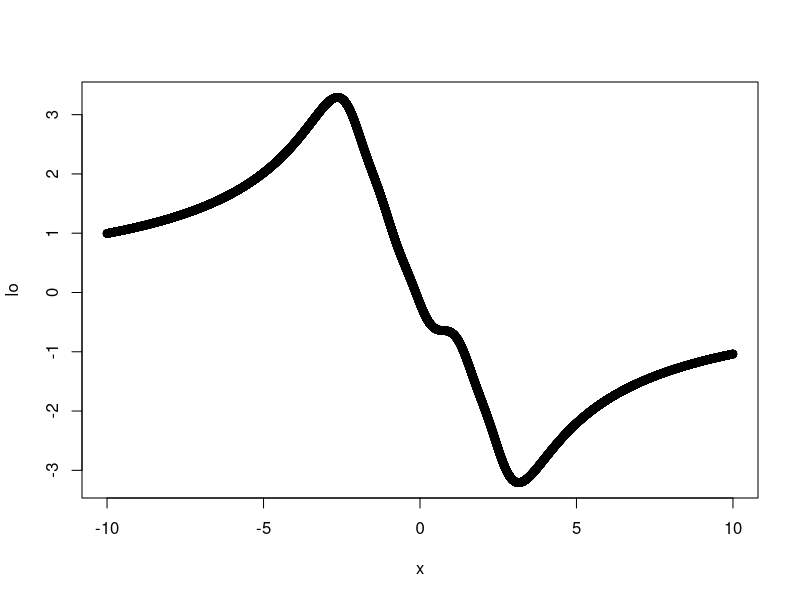
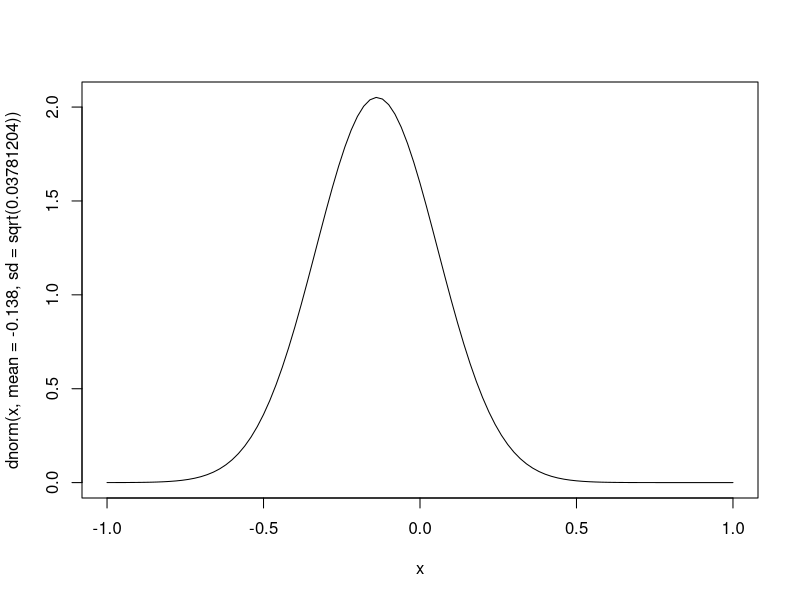
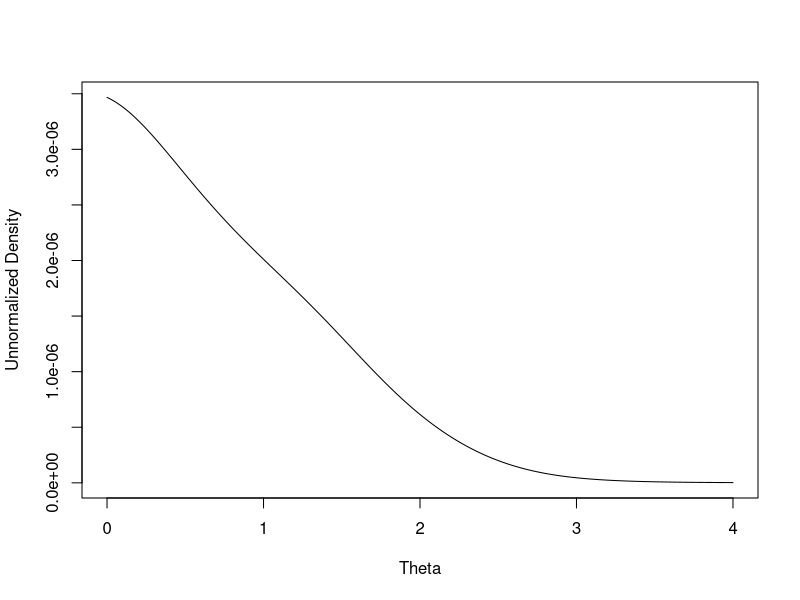
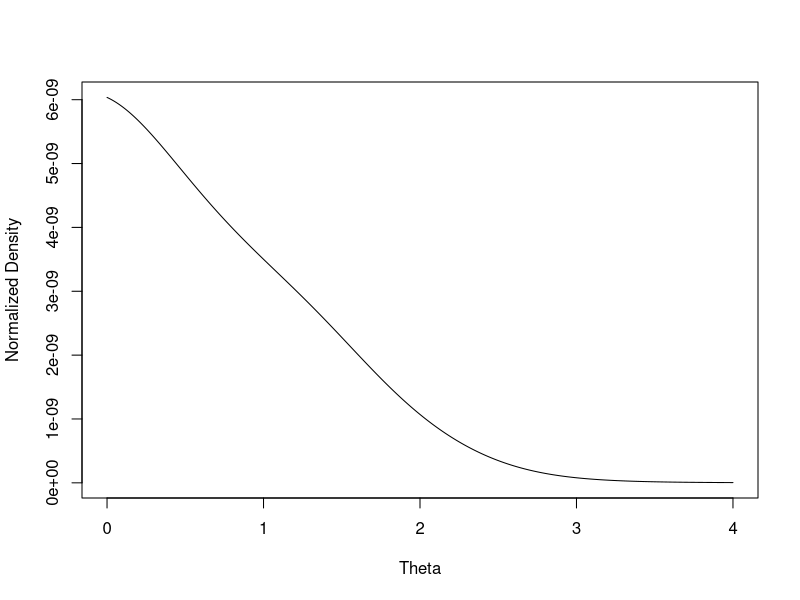
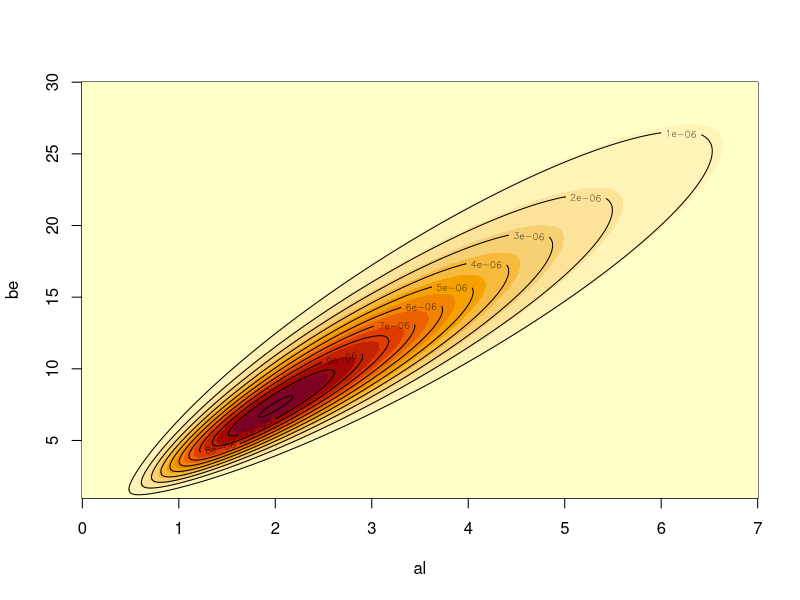

These figures' R source, in order:
y = c(-2,-1,0,1.5,2.5)

l = function(x){
  return(sum(2*(y-x)/(1+(y-x)^2)))
}
x=seq(-10,10,0.001)
lo = sapply(x,l)
plot(y = lo,x = x)
x[which(y==min(y))]

lo = cumprod(lo)
x[which(lo<0)]

th = -0.138


1/sum(-2*(1+(y-th)^2)+4*(y-th)^2/(1+(y-th)^2))
curve(dnorm(x,mean = -0.138,sd = sqrt(0.03781204)),from = -1,to = 1)


dens = function(y,th){
  dens0 = NULL
  for(i in 1:length(th)){
    dens0 = c(dens0, 0.25*prod(dcauchy(y,location = th[i],scale = 1)))
  }
  return(dens0)
}

y = c(-2,-1,0,1.5,2.5)

m = 100
th = seq(0,4,1/m)
de = dens(y = y,th = th)
plot(y = de,x = th,type = "l",xlab = "Theta",ylab = "Unnormalized Density")
de.n = de/0.25*sum(de)
plot(y = de.n,x = th,type = "l",xlab = "Theta",ylab = "Normalized Density")



le = 1000

y = c(16,9,10,13,19,20,18,17,35,55)
sy = sum(y)
c = c(58,90,48,57,103,57,86,112,273,64)
n = y+c
sn = sum(n)
al = seq(0,7,length=le)
be = seq(1,30,length=le)

grid = matrix(nrow = le,ncol = le)
for(i in 1:le){
  for(j in 1:le){
    #print(c(i,j))
   grid[i,j] = prod(choose(n,y)*beta(y+al[i],n+be[j]-y)/beta(al[i],be[j]))*(al[i]+be[j])^-2.5
  }
}

grid = grid/sum(grid)
image(al, be, grid)
contour(al, be, grid,add = T)
